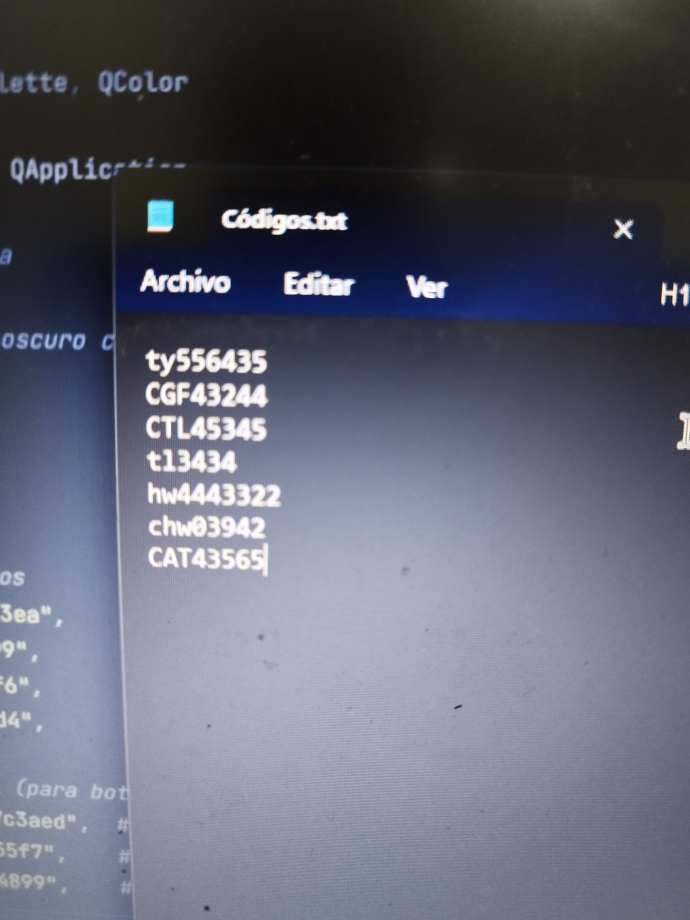
#> input picture images/IMG_20260213_093536.jpg, 1380 x 1840 px (shown at 1/2 size)
$ python -i ocr.py   (imports and definitions only)
#> lines starting #> are read from the running program, lines starting #| are printed output that depends on the picture; after the words box and inside, x2 and y2 are one past the last pixel; in counts of white or black regions, pixels touching at a corner belong together
from __future__ import annotations
import re
import os
import sys
from typing import List, Tuple, Optional
from datetime import datetime
from pathlib import Path

from PIL import Image

try:
    import cv2
    import numpy as np
except Exception:
    cv2 = None
    np = None

# Regex general para códigos (2-5 letras + 3-9 dígitos)
CODE_REGEX = re.compile(r"^[A-Z]{2,5}\d{3,9}$")

# Prefijos válidos específicos para mejorar precisión del OCR
VALID_PREFIXES = (
    'CQ', 'CGF', 'CHW', 'TY', 'CAT', 'BAT', 'GF', 'BST', 'ST',
    'CST', 'PF', 'CPF', 'KC', 'CKC', 'HW', 'QC', 'TL', 'CTL'
)

# Patrones de corrección común para errores de OCR
OCR_CORRECTIONS = {
    # Letras confundidas con números
    'O': '0', 'I': '1', 'L': '1', 'S': '5', 'Z': '2', 'B': '8',
    # Números confundidos con letras (en la parte de letras)
    '0': 'O', '1': 'I', '5': 'S', '2': 'Z', '8': 'B',
}

# =============================================================================
# INICIALIZACIÓN LAZY DE EASYOCR
# =============================================================================

_reader = None


# [12 lines left out: function _get_reader, not called in this run]


# =============================================================================
# PREPROCESAMIENTO DE IMÁGENES
# =============================================================================

def _resize_if_needed(img: np.ndarray, max_dimension: int = 2000) -> np.ndarray:
    """
    Redimensiona la imagen si es demasiado grande para mejorar rendimiento.
    Mantiene la proporción.
    """
    h, w = img.shape[:2]
    if max(h, w) <= max_dimension:
        return img

    scale = max_dimension / max(h, w)
    new_w = int(w * scale)
    new_h = int(h * scale)
    return cv2.resize(img, (new_w, new_h), interpolation=cv2.INTER_AREA)


def _enhance_contrast(gray: np.ndarray) -> np.ndarray:
    """Mejora el contraste usando CLAHE."""
    clahe = cv2.createCLAHE(clipLimit=2.0, tileGridSize=(8, 8))
    return clahe.apply(gray)


def _binarize_otsu(gray: np.ndarray) -> np.ndarray:
    """Binarización usando método Otsu."""
    blurred = cv2.GaussianBlur(gray, (3, 3), 0)
    _, binary = cv2.threshold(blurred, 0, 255, cv2.THRESH_BINARY + cv2.THRESH_OTSU)
    return binary


# [5 lines left out: function _binarize_adaptive, not called in this run]


def _preprocess_standard(im: Image.Image) -> np.ndarray:
    """
    Preprocesamiento estándar:
    1. Redimensionar si es muy grande
    2. Escala de grises
    3. CLAHE para contraste
    4. Binarización Otsu
    """
    if cv2 is None or np is None:
        return np.array(im)

    arr = np.array(im)
    arr = _resize_if_needed(arr)

    # Escala de grises
    if len(arr.shape) == 3:
        gray = cv2.cvtColor(arr, cv2.COLOR_RGB2GRAY)
    else:
        gray = arr

    enhanced = _enhance_contrast(gray)
    binary = _binarize_otsu(enhanced)
    return binary


# [292 lines left out: functions _preprocess_aggressive, _is_annotated_bbox, _try_fix_code, _extract_codes_from_text, extract_codes_from_image, not called in this run]

>>> import cv2
>>> picture = cv2.cvtColor(cv2.imread('../images/IMG_20260213_093536.jpg'), cv2.COLOR_BGR2RGB)
>>> result = _preprocess_standard(picture)
#> in _preprocess_standard, `gray = cv2.cvtColor(arr, cv2.COLOR_RGB2GRAY)`:
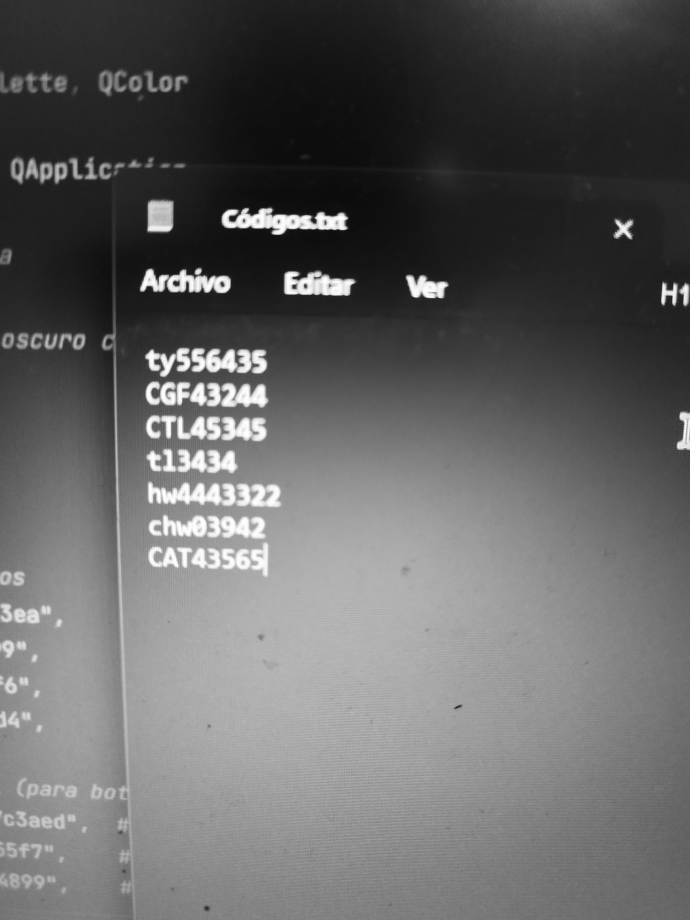
#> gray: shape (1840, 1380) (shown at 1/2 size); min 7, max 255, mean 99.3
#> in _enhance_contrast, `return clahe.apply(gray)`:
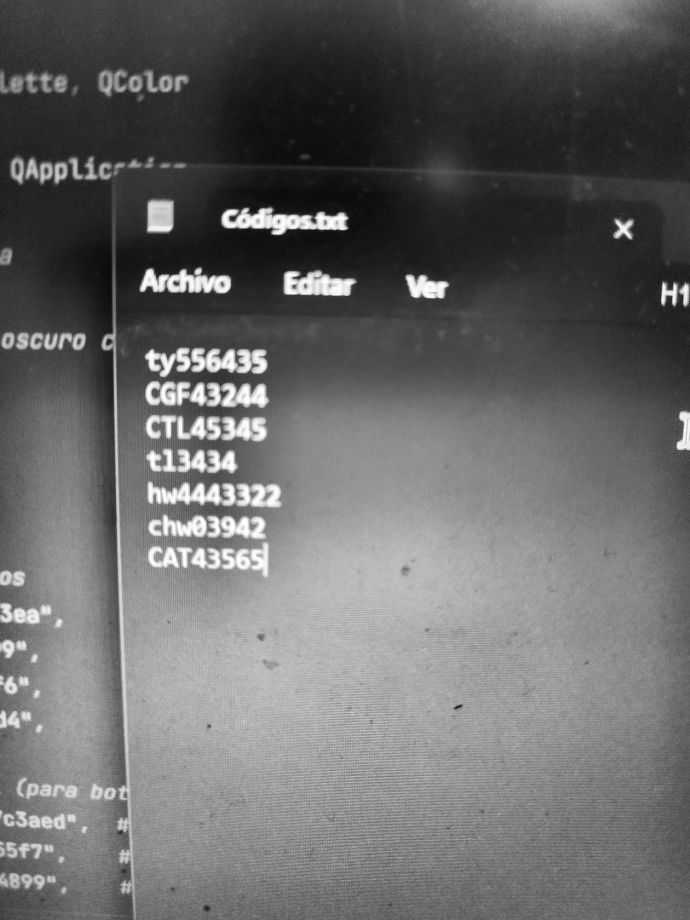
#> returned value: shape (1840, 1380) (shown at 1/2 size); min 5, max 255, mean 104.2
#> in _binarize_otsu, `_, binary = cv2.threshold(blurred, 0, 255, cv2.THRESH_BINARY + cv2.THR..`:
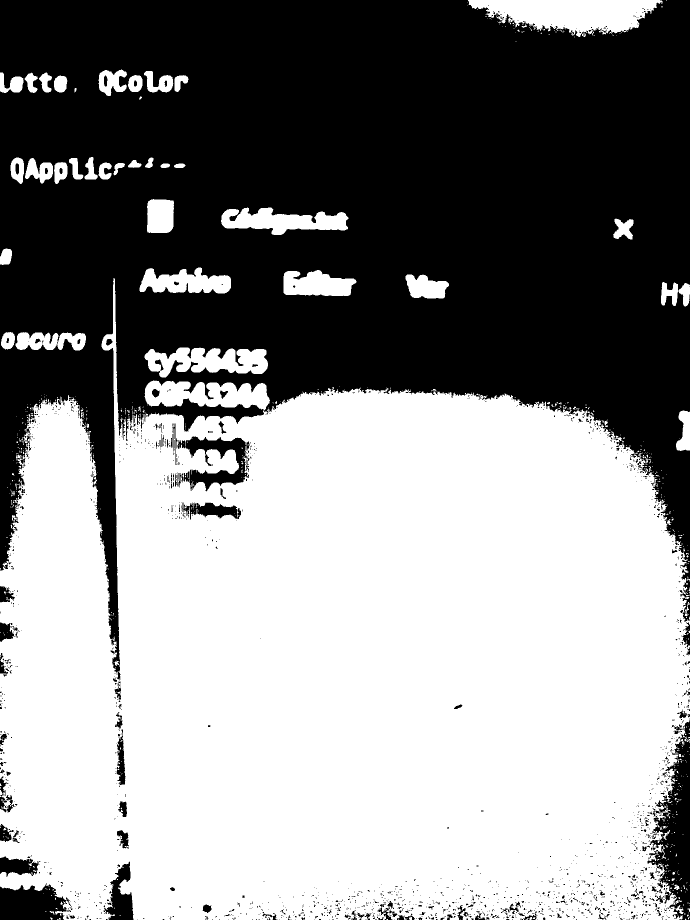
#> binary: shape (1840, 1380) (shown at 1/2 size); 55.1% white; 1836 black regions (1671 under 20 px), largest, box (x1, y1, x2, y2) and area: (0, 0, 1380, 1359) 1081097, (1295, 1439, 1380, 1840) 16354, (0, 1766, 134, 1840) 7674
